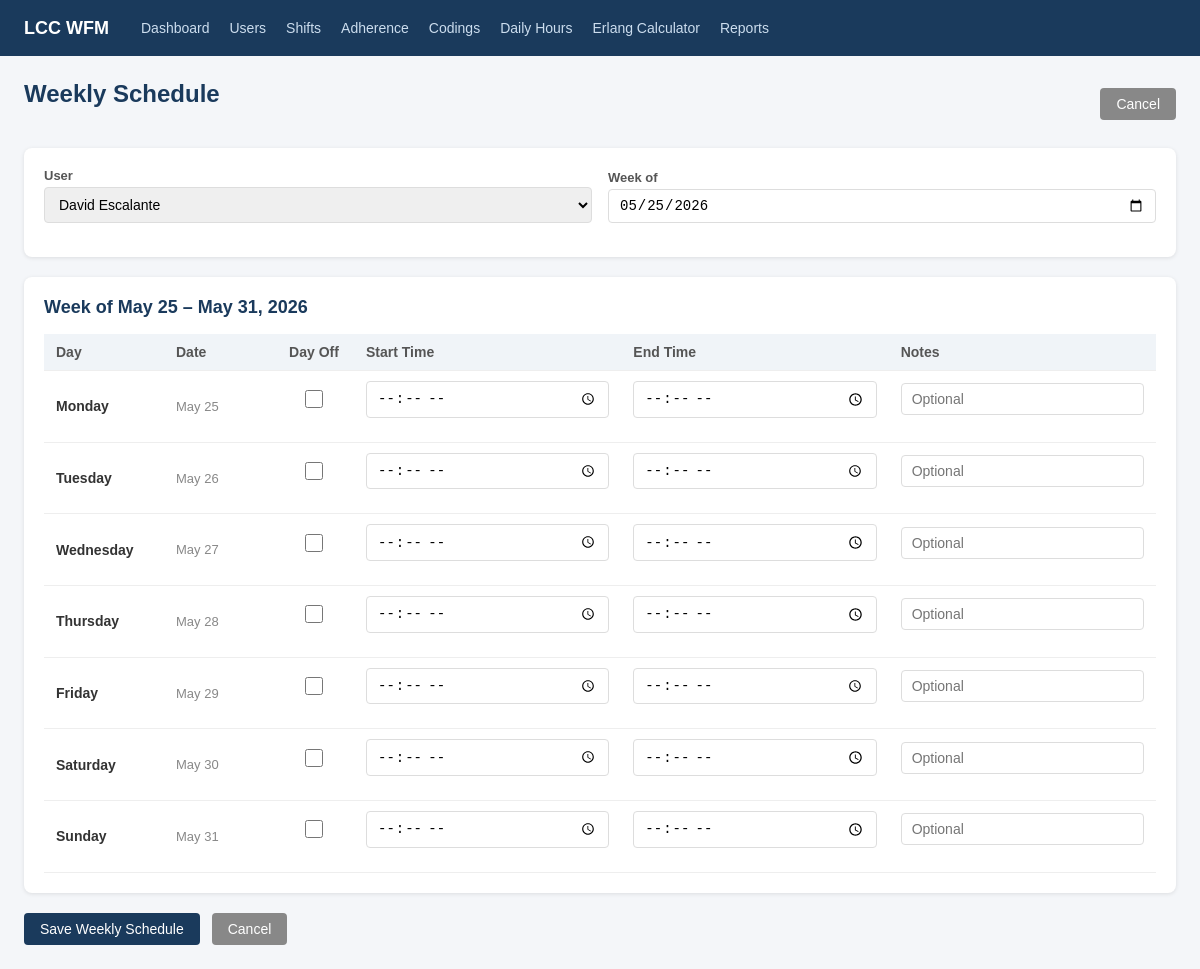
The app's page /shifts/week/?agent=2&week_start=2026-05-25 (signed in), older data.
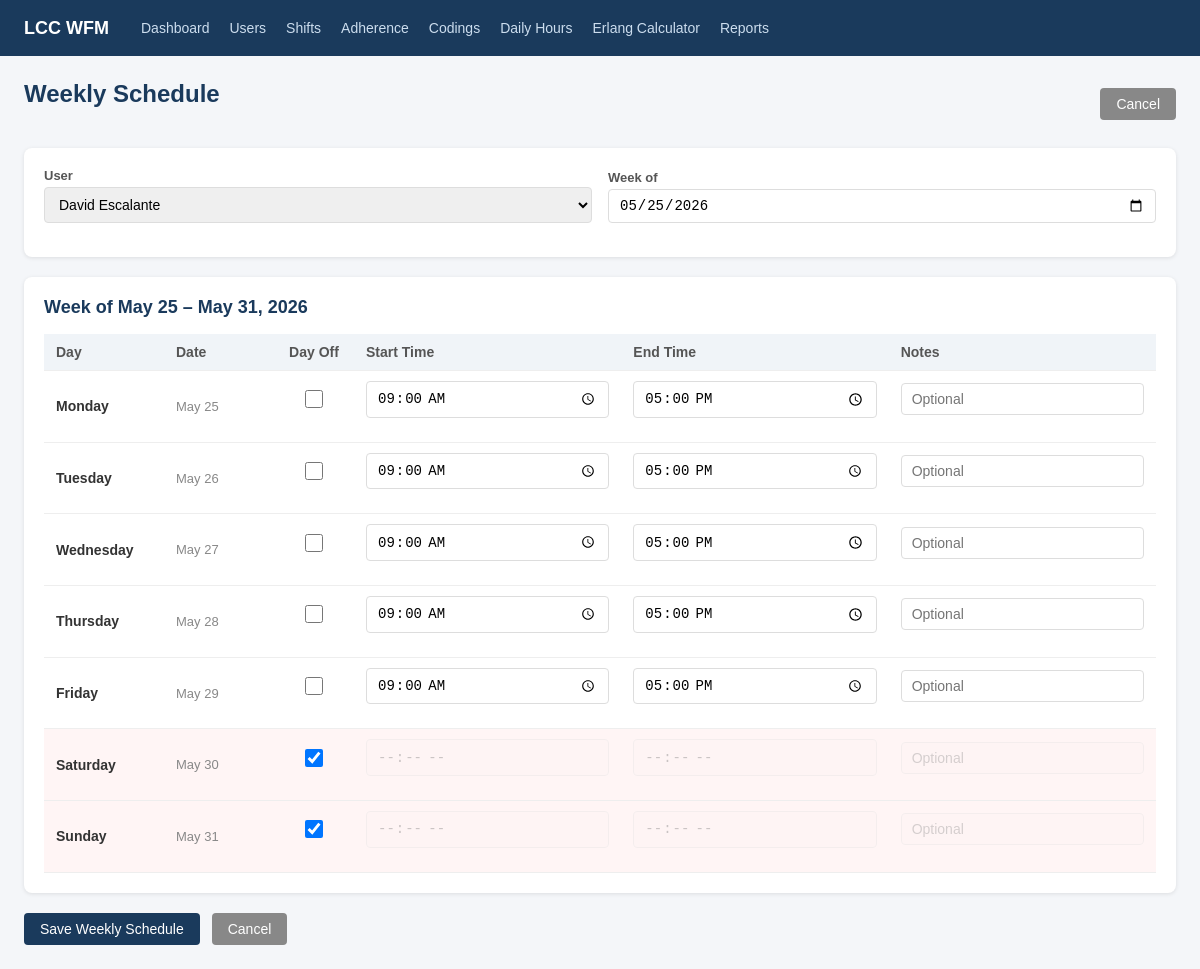
The same page, newer data.
### scheduling/models.py (models this page shows, shortened)
class Shift(models.Model):
    agent = models.ForeignKey(Agent, on_delete=models.CASCADE, related_name='shifts')
    date = models.DateField()
    start_time = models.TimeField()
    end_time = models.TimeField()
    is_off = models.BooleanField(default=False)
    notes = models.TextField(blank=True)
    class Meta:
        ordering = ['date', 'start_time']

### scheduling/views.py (the view, shortened to what this page needs)
# urls.py: path('shifts/week/', views.shift_week, name='shift_week'),
@login_required
def shift_week(request):
    agents = Agent.objects.select_related('user').order_by('user__last_name')
    DAYS = ['Monday', 'Tuesday', 'Wednesday', 'Thursday', 'Friday', 'Saturday', 'Sunday']
    today = timezone.localdate()
    default_week_start = today - timedelta(days=today.weekday())
    selected_agent_id = request.GET.get('agent') or request.POST.get('agent')
    week_start_str = request.GET.get('week_start') or request.POST.get('week_start')
    try:
        week_start = date.fromisoformat(week_start_str) if week_start_str else default_week_start
        week_start = week_start - timedelta(days=week_start.weekday())
    except ValueError:
        week_start = default_week_start
    week_dates = [week_start + timedelta(days=i) for i in range(7)]
    existing = {}
    if selected_agent_id:
        for shift in Shift.objects.filter(agent_id=selected_agent_id, date__in=week_dates):
            existing[shift.date] = shift
    days = []
    for i, day_date in enumerate(week_dates):
        shift = existing.get(day_date)
        days.append({
            'index': i,
            'name': DAYS[i],
            'date': day_date,
            'start': shift.start_time.strftime('%H:%M') if shift and not shift.is_off else '',
            'end': shift.end_time.strftime('%H:%M') if shift and not shift.is_off else '',
            'is_off': shift.is_off if shift else False,
            'notes': shift.notes if shift else '',
        })
    return render(request, 'scheduling/shift_week.html', {
        'agents': agents,
        'selected_agent_id': int(selected_agent_id) if selected_agent_id else None,
        'week_start': week_start,
        'week_end': week_dates[-1],
        'days': days,
    })

### scheduling/models.py (called while the page is built)
    def __str__(self):
        return self.agent_name or self.user.get_full_name() or self.user.username

### templates/scheduling/shift_week.html (shortened to what this page needs)
{% extends 'base.html' %}
{% block content %}
<div style="display:flex;justify-content:space-between;align-items:center;margin-bottom:20px;">
    <h1>Weekly Schedule</h1>
    <a href="{% url 'shift_list' %}" class="btn" style="background:#888;color:white;">Cancel</a>
</div>
<div class="card" style="margin-bottom:20px;">
    <form method="get" style="display:flex;gap:16px;align-items:flex-end;flex-wrap:wrap;">
        <div style="flex:1;min-width:200px;">
            <label>User</label>
            <select name="agent" id="agent-select" onchange="this.form.submit()">
                {% for agent in agents %}
                <option value="{{ agent.pk }}" {% if agent.pk == selected_agent_id %}selected{% endif %}>
                    {{ agent }}
                </option>
                {% endfor %}
            </select>
        </div>
        <div style="flex:1;min-width:180px;">
            <label>Week of</label>
            <input type="date" name="week_start" value="{{ week_start|date:'Y-m-d' }}" onchange="this.form.submit()">
        </div>
    </form>
</div>
{% if selected_agent_id %}
<form method="post">
    <div class="card">
        <h2 style="margin-bottom:16px;">Week of {{ week_start|date:"F d" }} – {{ week_end|date:"F d, Y" }}</h2>
        <table style="table-layout:fixed;">
            <thead>
                <tr>
                    <th style="width:120px;">Day</th>
                    <th style="width:110px;">Date</th>
                    <th style="width:80px;text-align:center;">Day Off</th>
                    <th>Start Time</th>
                    <th>End Time</th>
                    <th>Notes</th>
                </tr>
            </thead>
            <tbody>
                {% for day in days %}
                <tr id="row-{{ day.index }}" {% if day.is_off %}style="background:#fff5f5;"{% endif %}>
                    <td><strong>{{ day.name }}</strong></td>
                    <td style="color:#888;font-size:13px;">{{ day.date|date:"M d" }}</td>
                    <td style="text-align:center;">
                        <input type="checkbox" name="day_{{ day.index }}_off"
                            id="off_{{ day.index }}"
                            {% if day.is_off %}checked{% endif %}
                            onchange="toggleDay({{ day.index }})">
                    </td>
                    <td>
                        <input type="time" name="day_{{ day.index }}_start"
                            id="start_{{ day.index }}"
                            value="{{ day.start }}"
                            {% if day.is_off %}disabled style="opacity:0.3;"{% endif %}>
                    </td>
                    <td>
                        <input type="time" name="day_{{ day.index }}_end"
                            id="end_{{ day.index }}"
                            value="{{ day.end }}"
                            {% if day.is_off %}disabled style="opacity:0.3;"{% endif %}>
                    </td>
                    <td>
                        <input type="text" name="day_{{ day.index }}_notes"
                            value="{{ day.notes }}"
                            placeholder="Optional"
                            {% if day.is_off %}disabled style="opacity:0.3;"{% endif %}>
                    </td>
                </tr>
                {% endfor %}
            </tbody>
        </table>
    </div>
    <div style="margin-top:16px;display:flex;gap:12px;align-items:center;">
        <button type="submit" class="btn btn-primary">Save Weekly Schedule</button>
        <a href="{% url 'shift_list' %}" class="btn" style="background:#888;color:white;">Cancel</a>
    </div>
</form>
{% else %}
<div class="card" style="text-align:center;padding:40px;color:#888;">
    <p>Select a user above to set up their weekly schedule.</p>
</div>
{% endif %}
{% endblock %}

Row changes from the older to the newer data that the page shows:
added Shift: date "May 31, 2026"
Text that changed along with them:
form field start: (not shown) → "09:00"
form field end: (not shown) → "17:00"
form field index: "☐" → "☑"
{{ week_end|date:"F d, Y" }}: "May 31, 2026" → (not shown)
